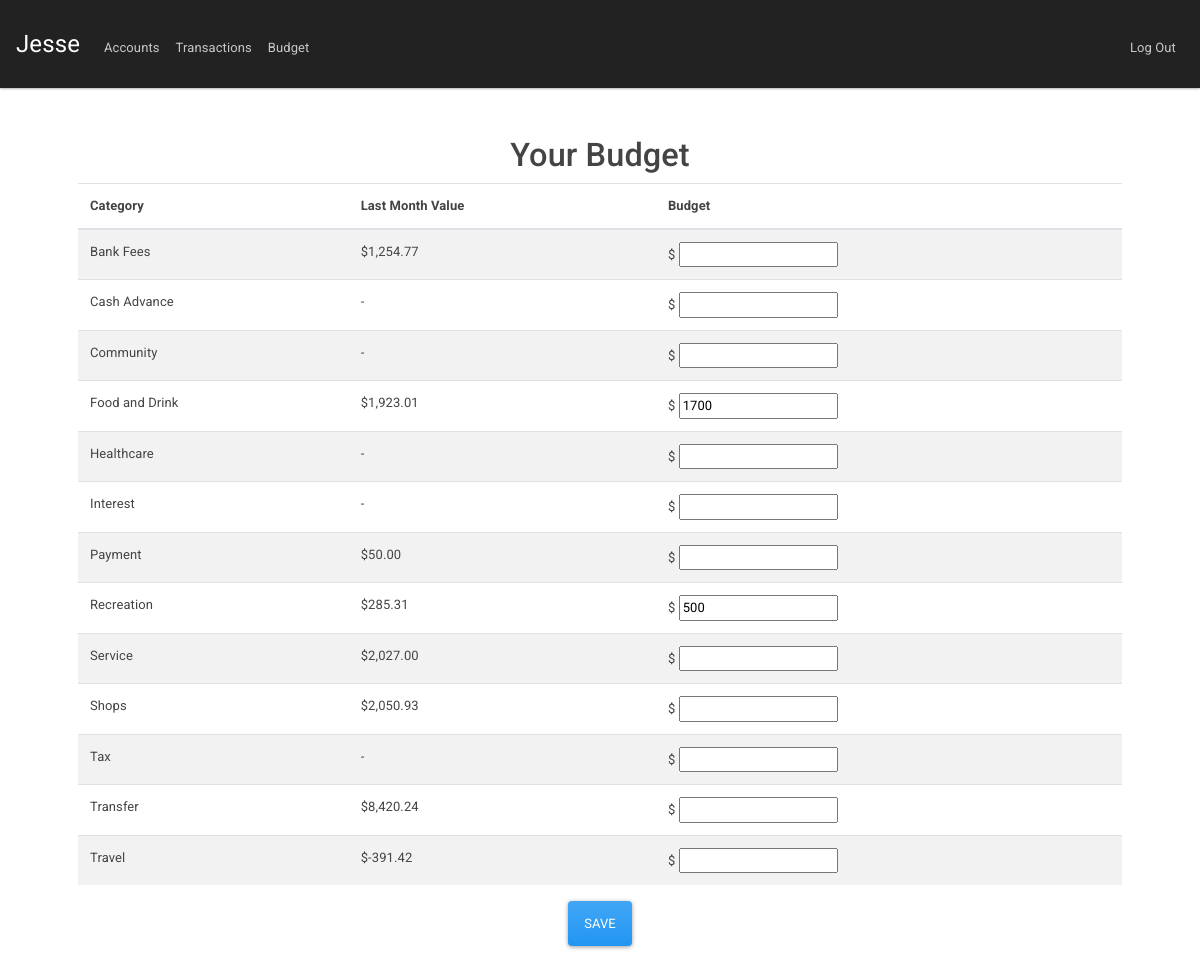
/budget (signed in), run on the app's committed database.
### tables this page shows
CREATE TABLE "budget" (
	"user_id"	INTEGER NOT NULL,
	"category"	TEXT NOT NULL,
	"amount"	NUMERIC,
	PRIMARY KEY("user_id","category")
);

### app.py (the view, shortened to what this page needs)
@app.route("/budget", methods=["GET", "POST"])
@login_required
def budget():
    if request.method == "GET":
        prev_month_firstday = datetime.date.today().replace( day=1 ) - relativedelta(months=1)
        prev_month_lastday = datetime.date.today().replace( day=1 ) - relativedelta(days=1)
        budgets = get_db().execute("""
            SELECT budget.category,
                   budget_summary.month_total * -1 as month_total,
                   budget.amount as budget_amount
            FROM budget
            LEFT OUTER JOIN (
                SELECT category, sum(amount) as month_total
                FROM transactions
                JOIN accounts on accounts.account_id = transactions.account_id
                WHERE
                    accounts.user_id = :user_id AND
                    transactions.date >= :prev_month_firstday  AND
                    transactions.date <= :prev_month_lastday
                GROUP BY transactions.category ) as budget_summary
            ON budget_summary.category = budget.category
            WHERE budget.user_id = :user_id
            ORDER BY budget.category
        """,
        user_id = session["user_id"],
        prev_month_firstday=prev_month_firstday.isoformat(),
        prev_month_lastday=prev_month_lastday.isoformat())
        active_accounts = get_db().execute( """
            SELECT account_id
            FROM accounts
            WHERE user_id = :user_id
        """, user_id=session["user_id"])
        return render_template("budget.html",
                                active_accounts=active_accounts,
                                prev_month_firstday=prev_month_firstday,
                                budgets=budgets)

### app.py (called while the page is built)
@app.after_request
def after_request(response):
    response.headers["Cache-Control"] = "no-cache, no-store, must-revalidate"
    response.headers["Expires"] = 0
    response.headers["Pragma"] = "no-cache"
    return response

def get_db():
    global DB
    if not DB:
        DB = SQL("sqlite:///finance_mgmt.db")
    return DB

### helpers.py (called while the page is built)
def login_required(f):
    @wraps(f)
    def decorated_function(*args, **kwargs):
        if session.get("user_id") is None:
            return redirect("/login")
        return f(*args, **kwargs)
    return decorated_function

def usd(value):
    return f"${value:,.2f}"

### templates/budget.html (shortened to what this page needs)
{% extends "layout.html" %}
{% block main %}
{% if active_accounts %}
<h1> Your Budget </h1>
<form action="/budget" method="post">
    <table class="table table-striped">
        <thead>
            <tr>
                <th>Category</th>
                <th>Last Month Value</th>
                <th>Budget</th>
            </tr>
        </thead>
        <tbody>
            {% for budget in budgets %}
            <tr>
                <td>{{ budget.category }}</td>
                {% if budget.month_total is not none %}
                <td>{{ budget.month_total | usd }}</td>
                {% else %}
                <td>-</td>
                {% endif %}
                <td>$ <input name="{{ budget.category }}" value="{{ budget.budget_amount if budget.budget_amount != none else ""}}" text="number"></td>
            </tr>
            {% endfor %}
        </tbody>
    </table>
    <button class="btn btn-primary" type="submit">Save</button>
</form>
{% endif %}
{% endblock %}

### templates/layout.html (shortened to what this page needs)
<!DOCTYPE html>
<html lang="en">
    <head>
        <link href="https://stackpath.bootstrapcdn.com/bootswatch/4.4.1/materia/bootstrap.min.css" rel="stylesheet">
        <link href="/static/styles.css" rel="stylesheet">
    </head>
    <body>
        <nav class="navbar navbar-expand-lg navbar-dark bg-dark">
            <a class="navbar-brand" href="#">Jesse</a>
            <div class="collapse navbar-collapse" id="navbar">
                {% if session.user_id %}
                    <ul class="navbar-nav mr-auto mt-2">
                        <li class="nav-item"><a class="nav-link" href="/">Accounts</a></li>
                        <li class="nav-item"><a class="nav-link" href="/transactions">Transactions</a></li>
                        <li class="nav-item"><a class="nav-link" href="/budget">Budget</a></li>
                    </ul>
                    <ul class="navbar-nav ml-auto mt-2">
                        <li class="nav-item"><a class="nav-link" href="/logout">Log Out</a></li>
                    </ul>
                {% else %}
                    <ul class="navbar-nav ml-auto mt-2">
                        <li class="nav-item"><a class="nav-link" href="/register">Get Started</a></li>
                        <li class="nav-item"><a class="nav-link" href="/login">Log In</a></li>
                    </ul>
                {% endif %}
            </div>
        </nav>
        <main id="maincontainer" class="container p-5">
            {% block main %}{% endblock %}
        </main>
    </body>
</html>

### static/styles.css (style rules this page uses)
main { overflow-x: auto; text-align: center; }
main table { text-align: left; }

### data on the page
budget: category "Bank Fees", month_total "$1,254.77"
budget: category "Cash Advance"
budget: category "Community"
budget: category "Food and Drink", month_total "$1,923.01", budget_amount "1700"
budget: category "Healthcare"
budget: category "Interest"
budget: category "Payment", month_total "$50.00"
budget: category "Recreation", month_total "$285.31", budget_amount "500"
budget: category "Service", month_total "$2,027.00"
budget: category "Shops", month_total "$2,050.93"
budget: category "Tax"
budget: category "Transfer", month_total "$8,420.24"
budget: category "Travel", month_total "$-391.42"
